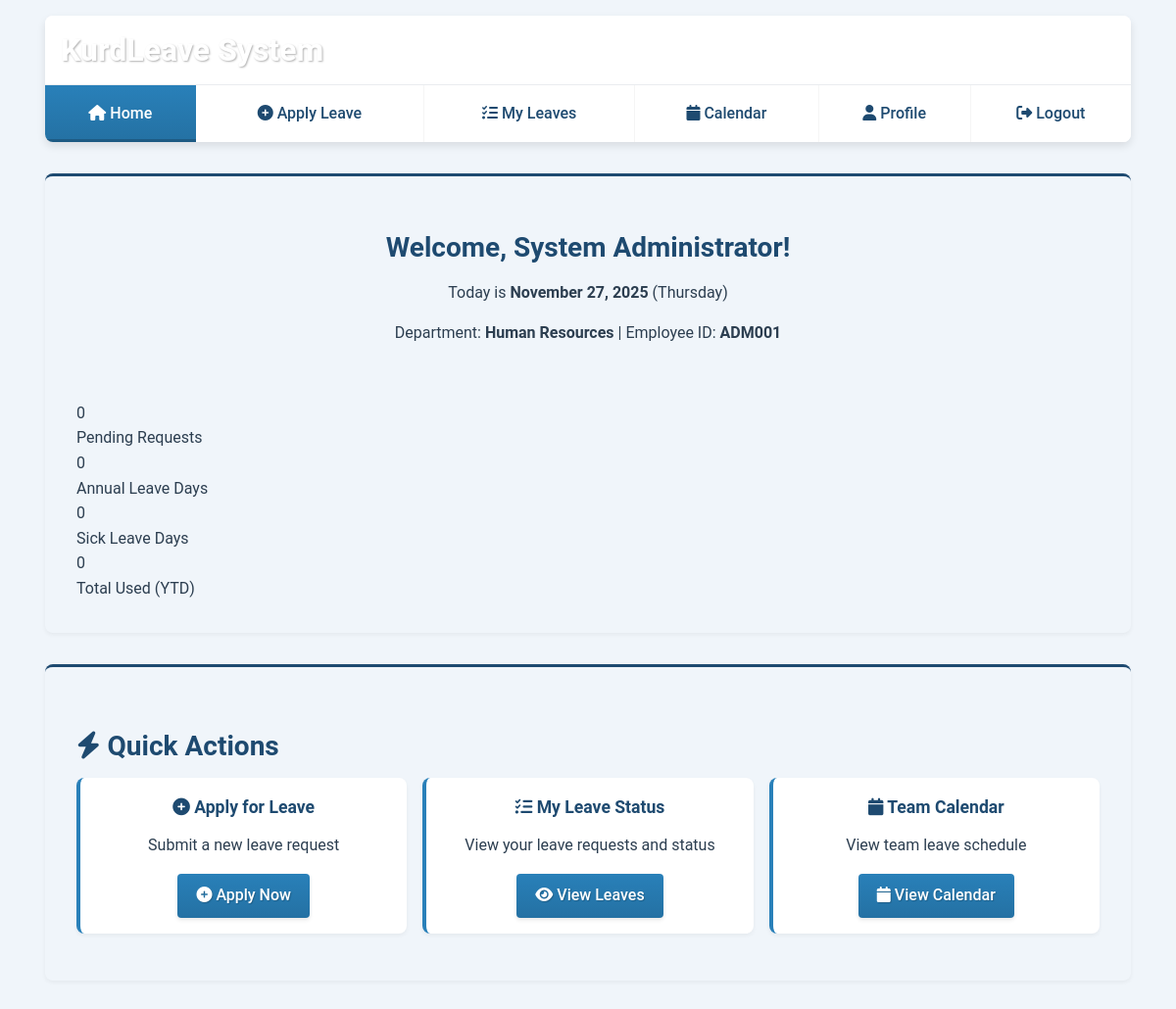
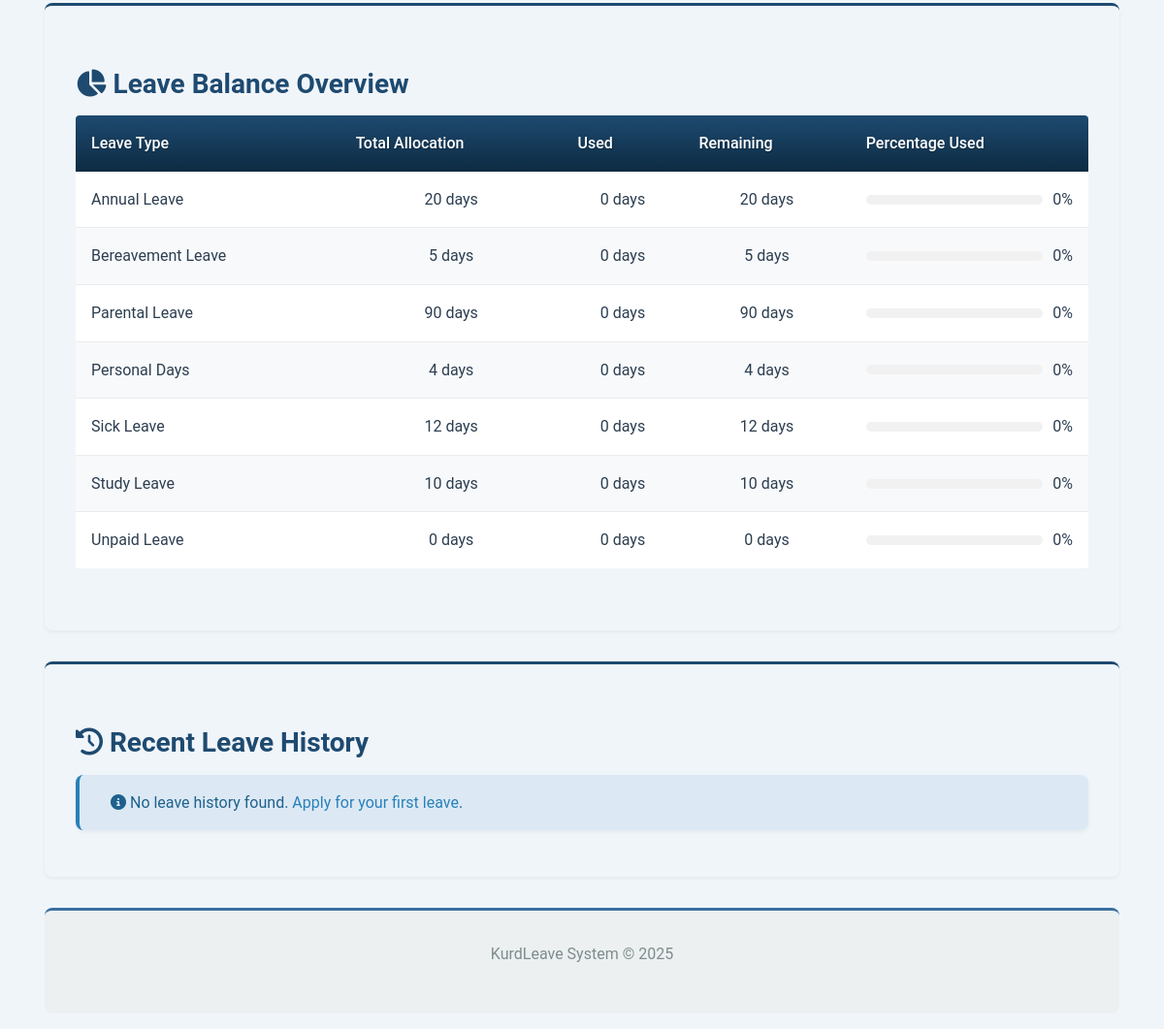
The page /user/home.php (signed in) on the database its author committed (2 pictures, top to bottom).
### tables this page shows
CREATE TABLE users (
    id INT PRIMARY KEY AUTO_INCREMENT,
    employee_id VARCHAR(20) UNIQUE NOT NULL,  
    name VARCHAR(100) NOT NULL,               
    email VARCHAR(100) UNIQUE NOT NULL,       
    password VARCHAR(255) NOT NULL,
    phone VARCHAR(20),
    emergency_contact VARCHAR(100),
    emergency_phone VARCHAR(20),
    department_id INT,
    manager_id INT,
    role ENUM('admin', 'manager', 'employee') DEFAULT 'employee',
    join_date DATE,
    status ENUM('active', 'inactive', 'pending') DEFAULT 'active',
    last_login TIMESTAMP NULL,
    created_at TIMESTAMP DEFAULT CURRENT_TIMESTAMP,
    updated_at TIMESTAMP DEFAULT CURRENT_TIMESTAMP ON UPDATE CURRENT_TIMESTAMP,
    FOREIGN KEY (department_id) REFERENCES departments(id),
    FOREIGN KEY (manager_id) REFERENCES users(id)
);

CREATE TABLE departments (
    id INT PRIMARY KEY AUTO_INCREMENT,
    name VARCHAR(100) NOT NULL,            
    description TEXT,                      
    created_at TIMESTAMP DEFAULT CURRENT_TIMESTAMP
);

CREATE TABLE leave_types (
    id INT PRIMARY KEY AUTO_INCREMENT,
    name VARCHAR(50) NOT NULL,             
    default_allocation INT DEFAULT 0,      
    carry_forward_limit INT DEFAULT 0,     
    min_notice_days INT DEFAULT 0,         
    requires_documentation BOOLEAN DEFAULT FALSE,  
    status ENUM('active', 'inactive') DEFAULT 'active',
    created_at TIMESTAMP DEFAULT CURRENT_TIMESTAMP
);

### php/functions.php (called while the page is built, shortened)
<?php
require_once 'database.php';
function is_logged_in() {
    return isset($_SESSION['user_id']);
}
function get_logged_in_user() {
    return db_fetch("SELECT * FROM users WHERE id = ?", [$_SESSION['user_id']]);
}
function get_department_by_id($id) {
    return db_fetch("SELECT * FROM departments WHERE id = ?", [$id]);
}
function get_all_leave_types() {
    return db_fetch_all("SELECT * FROM leave_types WHERE status = 'active' ORDER BY name");
}
?>

### php/database.php (called while the page is built, shortened)
<?php
class Database {
    private static $connection = null;
    public static function getConnection() {
        if (self::$connection === null) {
            try {
                $dsn = "mysql:host=" . DB_HOST . ";port=" . DB_PORT . ";dbname=" . DB_DATABASE . ";charset=utf8mb4";
                self::$connection = new PDO($dsn, DB_USERNAME, DB_PASSWORD, [
                    PDO::ATTR_ERRMODE => PDO::ERRMODE_EXCEPTION,
                    PDO::ATTR_DEFAULT_FETCH_MODE => PDO::FETCH_ASSOC,
                    PDO::ATTR_EMULATE_PREPARES => false,
                ]);
            } catch (PDOException $e) {
                if (APP_DEBUG === 'true') {
                    die("Database connection failed: " . $e->getMessage());
                } else {
                    die("Database connection failed. Please try again later.");
                }
            }
        }
        return self::$connection;
    }
    public static function query($sql, $params = []) {
        try {
            $stmt = self::getConnection()->prepare($sql);
            $stmt->execute($params);
            return $stmt;
        } catch (PDOException $e) {
            if (APP_DEBUG === 'true') {
                die("Query failed: " . $e->getMessage() . " SQL: " . $sql);
            } else {
                die("Database error. Please try again later.");
            }
        }
    }
    public static function fetch($sql, $params = []) {
        return self::query($sql, $params)->fetch();
    }
    public static function fetchAll($sql, $params = []) {
        return self::query($sql, $params)->fetchAll();
    }
}
function db_fetch($sql, $params = []) {
    return Database::fetch($sql, $params);
}
function db_fetch_all($sql, $params = []) {
    return Database::fetchAll($sql, $params);
}
?>

### user/home.php (the view, shortened to what this page needs)
<?php
require_once '../php/functions.php';
$user = get_logged_in_user();
$department = get_department_by_id($user['department_id']);
$leave_types = get_all_leave_types();
$leave_balances = [];
$recent_leaves = get_user_leave_history($user['id'], 5);
$pending_count = db_fetch("SELECT COUNT(*) as count FROM leaves WHERE user_id = ? AND status = 'pending'", [$user['id']])['count'];
?>
<!DOCTYPE html>
<html lang="en">
<head>
  <link rel="stylesheet" href="../usercss/user-styles.css">
  <link rel="stylesheet" href="https://cdnjs.cloudflare.com/ajax/libs/font-awesome/6.4.0/css/all.min.css">
</head>
<body>
  <div class="container">
    <table class="main-header">
      <tr>
        <td colspan="6">
          <h1>KurdLeave System</h1>
        </td>
      </tr>
      <tr>
        <td><b><a href="home.php"><i class="fas fa-home"></i> Home</a></b></td>
        <td><a href="apply_leave.php"><i class="fas fa-plus-circle"></i> Apply Leave</a></td>
        <td><a href="my_leaves.php"><i class="fas fa-list-check"></i> My Leaves</a></td>
        <td><a href="calendar.php"><i class="fas fa-calendar"></i> Calendar</a></td>
        <td><a href="profile.php"><i class="fas fa-user"></i> Profile</a></td>
        <td><a href="logout.php"><i class="fas fa-sign-out-alt"></i> Logout</a></td>
      </tr>
    </table>
    <div class="content-panel">
      <div class="panel-heading text-center">
        <h2>Welcome, <?php echo htmlspecialchars($user['name']); ?>!</h2>
        <p>Today is <b><?php echo date('F j, Y'); ?></b> (<?php echo date('l'); ?>)</p>
        <?php if ($department): ?>
          <p>Department: <b><?php echo htmlspecialchars($department['name']); ?></b> |
             Employee ID: <b><?php echo htmlspecialchars($user['employee_id']); ?></b></p>
        <?php endif; ?>
      </div>
      <div class="stats-container">
        <div class="stat-card">
          <div class="stat-value"><?php echo $pending_count; ?></div>
          <div class="stat-label">Pending Requests</div>
        </div>
        <div class="stat-card">
          <div class="stat-value">
            <?php
            $annual_balance = $leave_balances[1] ?? null;
            echo $annual_balance ? $annual_balance['remaining_days'] : '0';
            ?>
          </div>
          <div class="stat-label">Annual Leave Days</div>
        </div>
        <div class="stat-card">
          <div class="stat-value">
            <?php
            $sick_balance = $leave_balances[2] ?? null;
            echo $sick_balance ? $sick_balance['remaining_days'] : '0';
            ?>
          </div>
          <div class="stat-label">Sick Leave Days</div>
        </div>
        <div class="stat-card">
          <div class="stat-value">
            <?php
            $total_used = 0;
            echo $total_used;
            ?>
          </div>
          <div class="stat-label">Total Used (YTD)</div>
        </div>
      </div>
    </div>
    <div class="content-panel">
      <h2><i class="fas fa-bolt"></i> Quick Actions</h2>
      <div class="card-container" style="display: flex; flex-wrap: wrap; gap: 1rem;">
        <div class="card" style="flex: 1; min-width: 250px; text-align: center;">
          <div class="card-header"><i class="fas fa-plus-circle"></i> Apply for Leave</div>
          <p>Submit a new leave request</p>
          <a href="apply_leave.php" class="btn"><i class="fas fa-plus-circle"></i> Apply Now</a>
        </div>
        <div class="card" style="flex: 1; min-width: 250px; text-align: center;">
          <div class="card-header"><i class="fas fa-list-check"></i> My Leave Status</div>
          <p>View your leave requests and status</p>
          <a href="my_leaves.php" class="btn"><i class="fas fa-eye"></i> View Leaves</a>
        </div>
        <div class="card" style="flex: 1; min-width: 250px; text-align: center;">
          <div class="card-header"><i class="fas fa-calendar"></i> Team Calendar</div>
          <p>View team leave schedule</p>
          <a href="calendar.php" class="btn"><i class="fas fa-calendar"></i> View Calendar</a>
        </div>
      </div>
    </div>
    <div class="content-panel">
      <h2><i class="fas fa-chart-pie"></i> Leave Balance Overview</h2>
      <table class="data-table">
        <thead>
          <tr>
            <th>Leave Type</th>
            <th>Total Allocation</th>
            <th>Used</th>
            <th>Remaining</th>
            <th>Percentage Used</th>
          </tr>
        </thead>
        <tbody>
          <?php foreach ($leave_types as $leave_type): ?>
            <?php
            $balance = $leave_balances[$leave_type['id']] ?? null;
            $total = $balance ? $balance['total_allocation'] : $leave_type['default_allocation'];
            $used = $balance ? $balance['used_days'] : 0;
            $remaining = $balance ? $balance['remaining_days'] : $total;
            $percentage = $total > 0 ? round(($used / $total) * 100, 1) : 0;
            ?>
            <tr>
              <td><?php echo htmlspecialchars($leave_type['name']); ?></td>
              <td class="text-center"><?php echo $total; ?> days</td>
              <td class="text-center"><?php echo $used; ?> days</td>
              <td class="text-center"><?php echo $remaining; ?> days</td>
              <td class="text-center">
                <div style="display: flex; align-items: center; gap: 10px;">
                  <div style="flex: 1; height: 10px; background-color: #f1f1f1; border-radius: 5px; overflow: hidden;">
                  </div>
                  <span><?php echo $percentage; ?>%</span>
                </div>
              </td>
            </tr>
          <?php endforeach; ?>
        </tbody>
      </table>
    </div>
    <div class="content-panel">
      <h2><i class="fas fa-history"></i> Recent Leave History</h2>
      <?php if (empty($recent_leaves)): ?>
        <div class="alert alert-info">
          <i class="fas fa-info-circle"></i> No leave history found. <a href="apply_leave.php">Apply for your first leave</a>.
        </div>
      <?php endif; ?>
    </div>
    <div class="footer">
      <p>KurdLeave System &copy; 2025</p>
    </div>
  </div>
</body>
</html>

### rows shown on the page
users: name "System Administrator", employee "ADM001"
departments: name "Human Resources"
leave_types: name "Annual Leave", default_allocation "20", used "0", default_allocation "0"
leave_types: name "Bereavement Leave", default_allocation "5", used "0", default_allocation "0"
leave_types: name "Parental Leave", default_allocation "90", used "0", default_allocation "0"
leave_types: name "Personal Days", default_allocation "4", used "0", default_allocation "0"
leave_types: name "Sick Leave", default_allocation "12", used "0", default_allocation "0"
leave_types: name "Study Leave", default_allocation "10", used "0", default_allocation "0"
leave_types: name "Unpaid Leave", default_allocation "0", used "0"

### other values the page prints
$pending_count "0"
$total_used "0"
